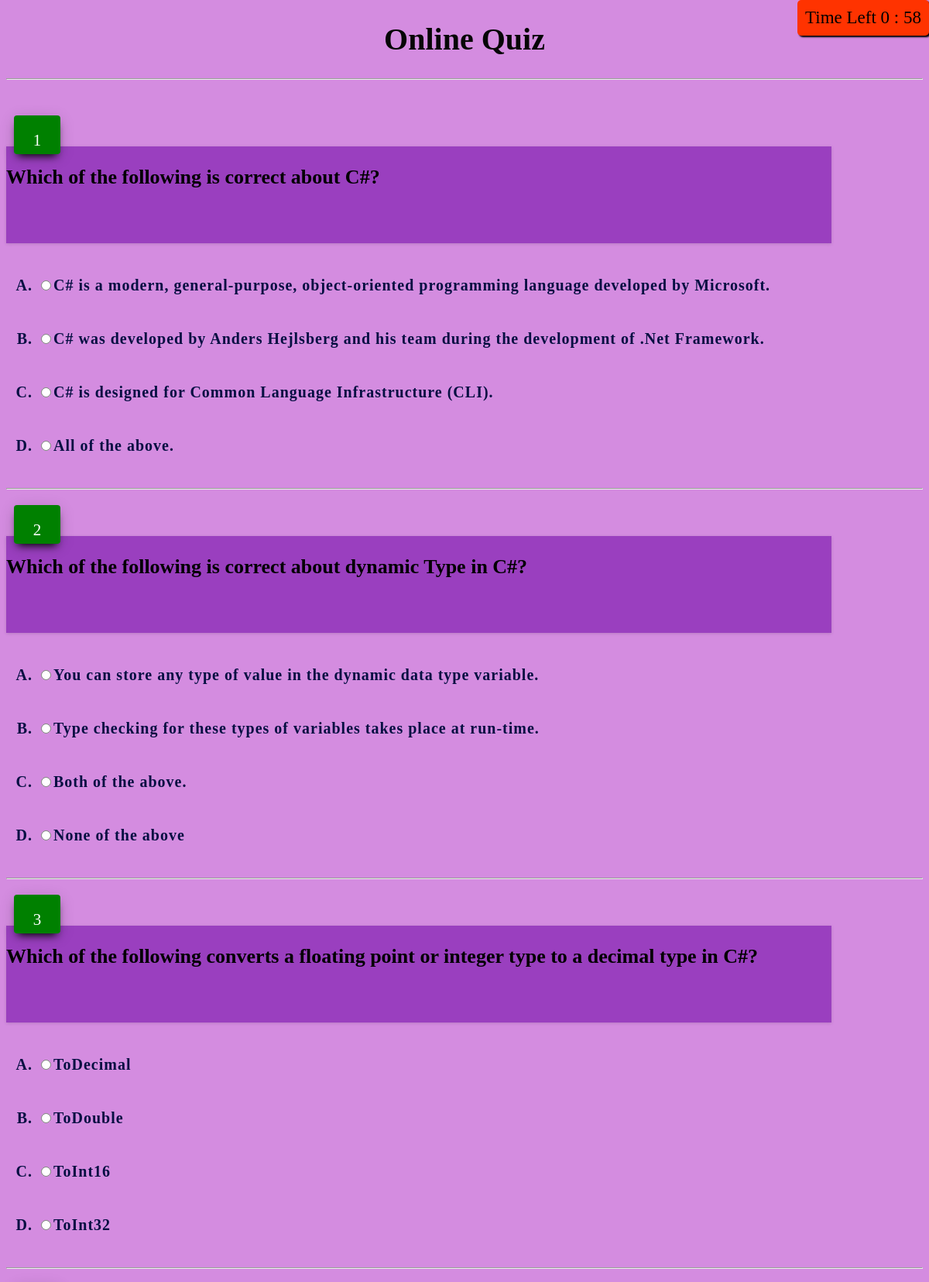
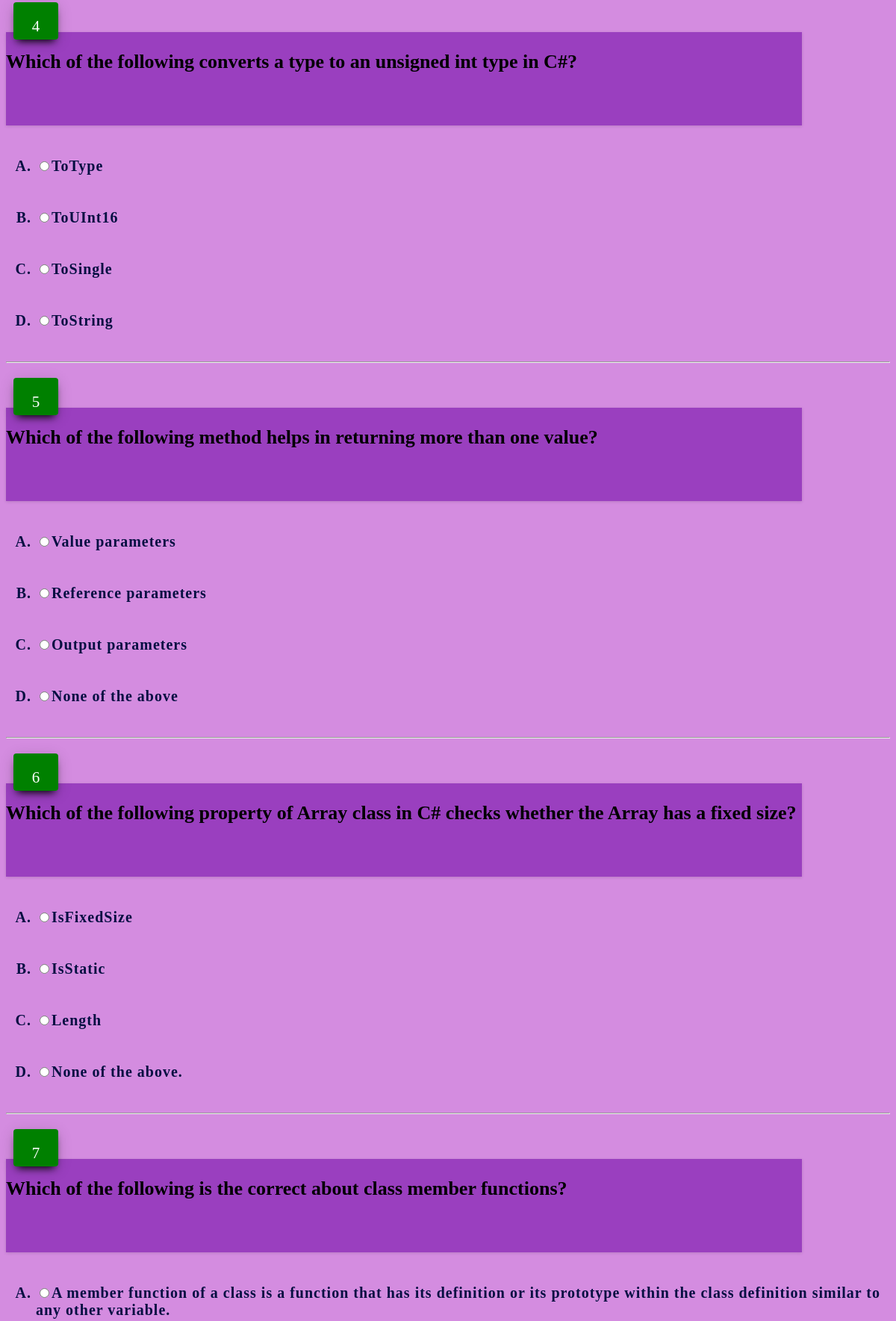
Page /csq/ (signed in, upper part) on the committed database (2 pictures, top to bottom).
### core/models.py (models this page shows, shortened)
class CSTEST(models.Model):
	QUESTION_NO=models.IntegerField(default=0)
	QUESTION=models.CharField(max_length=300)
	OPTION1=models.CharField(max_length=300)
	OPTION2=models.CharField(max_length=300)
	OPTION3=models.CharField(max_length=300)
	OPTION4=models.CharField(max_length=300)
	ANSWER=models.IntegerField(default=0)

### core/views.py (the view)
# urls.py: url(r'^csq/$', core_views.csq, name='csq'),
@login_required
def csq(request):
    context = {
        'query_results' : CSTEST.objects.all()
    }
    return render(request, 'csq.html',context)

### mysite/templates/csq.html (shortened to what this page needs)
{% load static %}
<!DOCTYPE html>
<html>
    <head>
{% load static %}
         <link rel="stylesheet" type="text/css" href={% static 'styleee.css' %}>
    </head>
    <body >
    <span id="remainingTime" style="position: fixed;font-size: 23px;background:#ff3300;border-radius: 5px;padding: 10px;box-shadow: 2px 2px 2px 0px;"></span>
        <form id="myform" action="/csr/"  method="post">
            <center><h1 class ="hone">Online Quiz</h1></center>
<hr/>
<br>
    {% for item in query_results %}
                        <div class="question-panel">
            <div class="question" >
            <label class="question-label">{{ item.QUESTION_NO }}</label>
           <b>{{ item.QUESTION }}</b>
           </div>
           <ol  class ="op" type='A'>
      <br><b><li ><input type='radio' name="java{{item.QUESTION_NO}}" value='1' />{{item.OPTION1}}<br><br></li></b>
      <br><b><li ><input type='radio' name="java{{item.QUESTION_NO}}" value='2' />{{item.OPTION2}}<br><br></li></b>
      <br><b><li ><input type='radio' name="java{{item.QUESTION_NO}}" value='3'  />{{item.OPTION3}}<br><br></li></b>
      <br><b><li ><input type='radio' name="java{{item.QUESTION_NO}}" value='4'  />{{item.OPTION4}}<br><br></li></b>
           </ol>
           <hr/>
           </div>
      {% endfor %}
</form>
    </body>
</html>

### core/static/styleee.css (style rules this page uses)
body { background-color: #d48ce0; }
#remainingTime { top:0; right:0; }
.hone { color:#060606; font-family: "Palatino Linotype", "Book Antiqua", Palatino, serif; font-size:40px }
.op { color: #050f42; font-size: 20px; letter-spacing:1px; }
.question-label { position: relative; width: 60px; height: 30px; padding-top:20px; float: left; font-size: 21px; color: white; border-radius: 4px; margin-left:10px; text-align: center; margin-top: -65px; background: linear-gradient(360deg, green, green); box-shadow: 0 4px 20px 0px rgba(0, 0, 0, 0.14), 0 7px 10px -5px black; }
.question { margin-top: 60px; position: relative; padding-top: 25px; width: 90%; min-height: 100px; font-size: 26px; background-color: #9a3fbf; box-shadow: 0 1px 4px 0 rgba(0, 0, 0, 0.14); }

### rows in the picture
CSTEST: QUESTION_NO "1", QUESTION "Which of the following is correct about C#?", OPTION1 "C# is a modern, general-purpose, object-oriented programming language developed by Microsoft.", OPTION2 "C# was developed by Anders Hejlsberg and his team during the development of .Net Framework.", OPTION3 "C# is designed for Common Language Infrastructure (CLI).", OPTION4 "All of the above."
CSTEST: QUESTION_NO "2", QUESTION "Which of the following is correct about dynamic Type in C#?", OPTION1 "You can store any type of value in the dynamic data type variable.", OPTION2 "Type checking for these types of variables takes place at run-time.", OPTION3 "Both of the above.", OPTION4 "None of the above"
CSTEST: QUESTION_NO "3", QUESTION "Which of the following converts a floating point or integer type to a decimal type in C#?", OPTION1 "ToDecimal", OPTION2 "ToDouble", OPTION3 "ToInt16", OPTION4 "ToInt32"
CSTEST: QUESTION_NO "4", QUESTION "Which of the following converts a type to an unsigned int type in C#?", OPTION1 "ToType", OPTION2 "ToUInt16", OPTION3 "ToSingle", OPTION4 "ToString"
CSTEST: QUESTION_NO "5", QUESTION "Which of the following method helps in returning more than one value?", OPTION1 "Value parameters", OPTION2 "Reference parameters", OPTION3 "Output parameters", OPTION4 "None of the above"
CSTEST: QUESTION_NO "6", QUESTION "Which of the following property of Array class in C# checks whether the Array has a fixed size?", OPTION1 "IsFixedSize", OPTION2 "IsStatic", OPTION3 "Length", OPTION4 "None of the above."
CSTEST: QUESTION_NO "7", QUESTION "Which of the following is the correct about class member functions?", OPTION1 "A member function of a class is a function that has its definition or its prototype within the class definition similar to any other variable."
